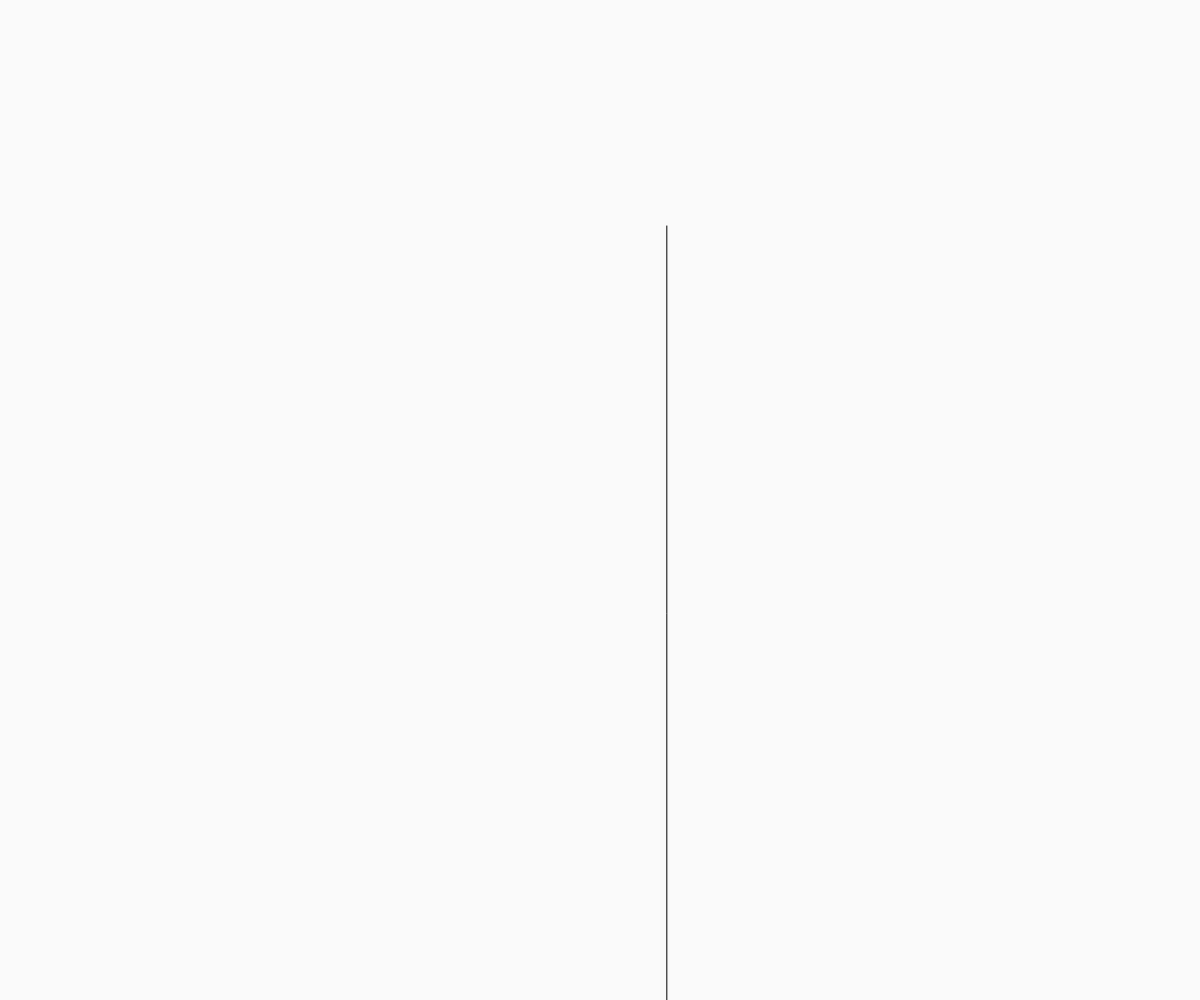
Frame 1 (no input)
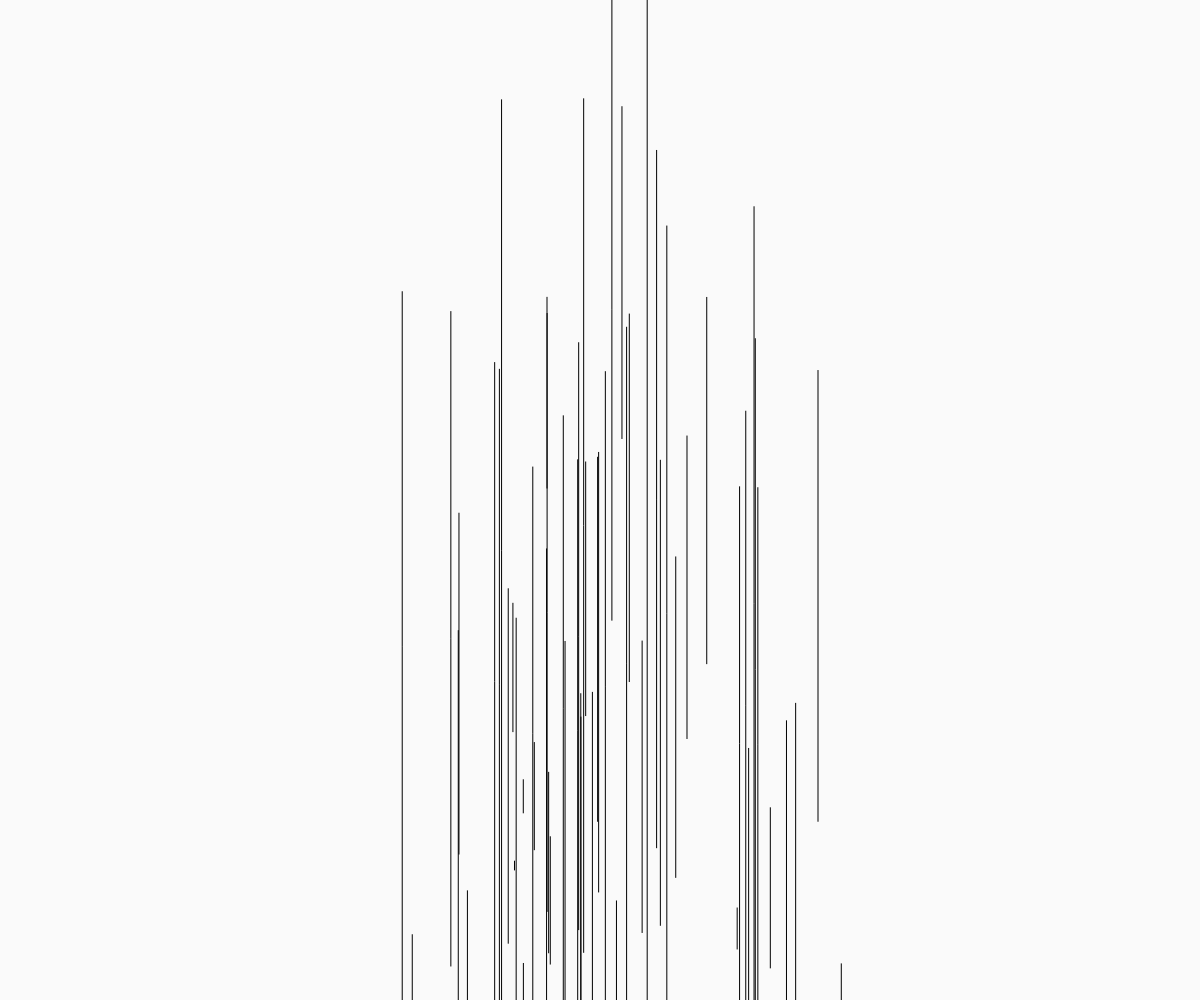
Frame 60 (no input)
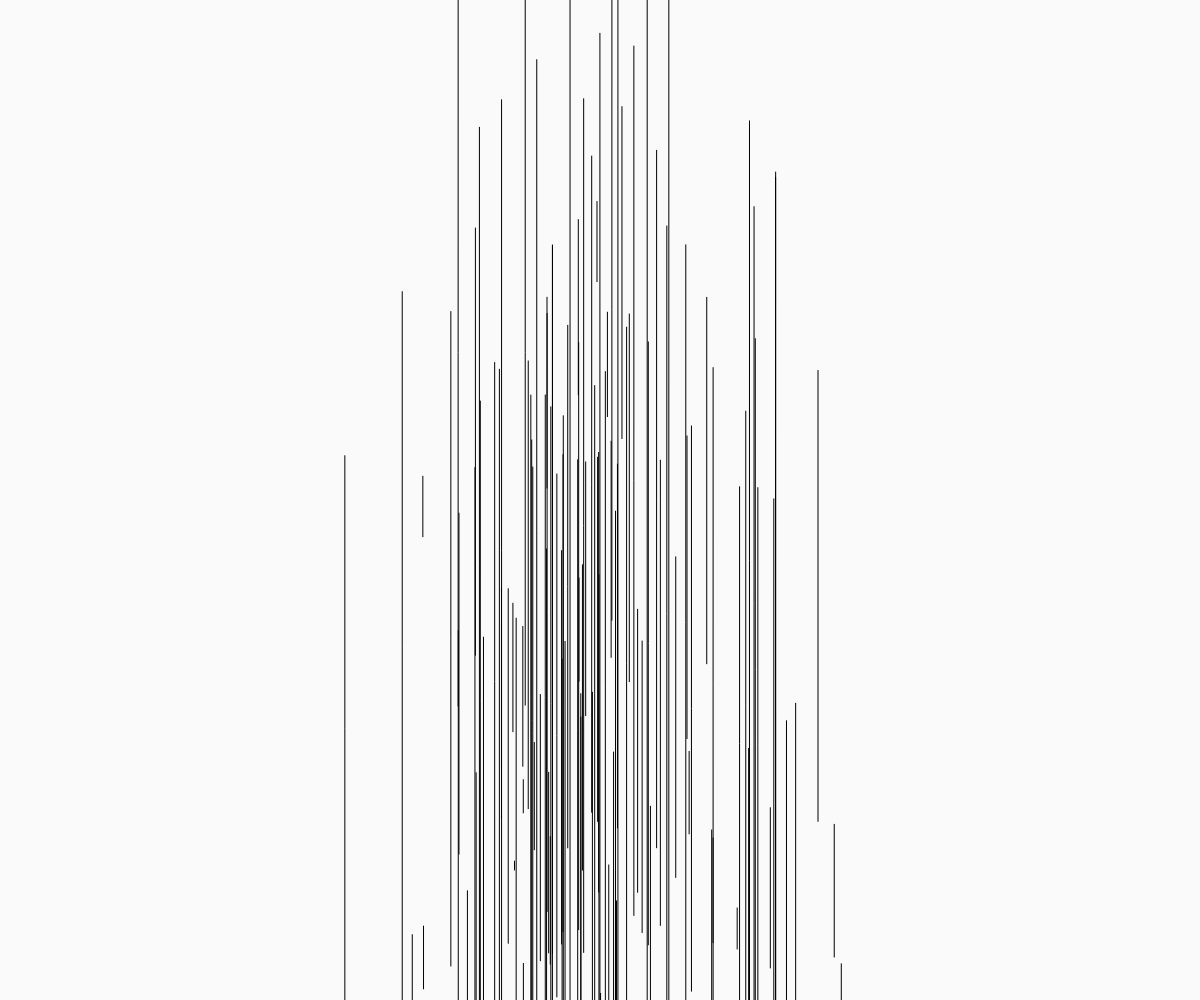
Frame 120 (the mouse pressed at the canvas centre since frame 60)

The p5.js sketch that drew these frames (run headless with seeded random() and noise() and a simulated clock; from frame 60 on, the mouse is pressed at the canvas centre):

// p5.js sketch
// ── sketch.js


function setup() {
    createCanvas(windowWidth, windowHeight);
    background(250);
}

function draw() {
    drawGauss();
}

function drawGauss() {
    let gaussX = randomGaussian(windowWidth/2, 100);
    let gaussY1 = randomGaussian(windowHeight/2, 300);
    let gaussY2 = randomGaussian(windowHeight/2, 300);
    //insteresting results actually
    //line(gaussY1, 100, gaussY2+windowHeight/2, 400);
    line(gaussX, gaussY1, gaussX, gaussY2+windowHeight/2);
}
